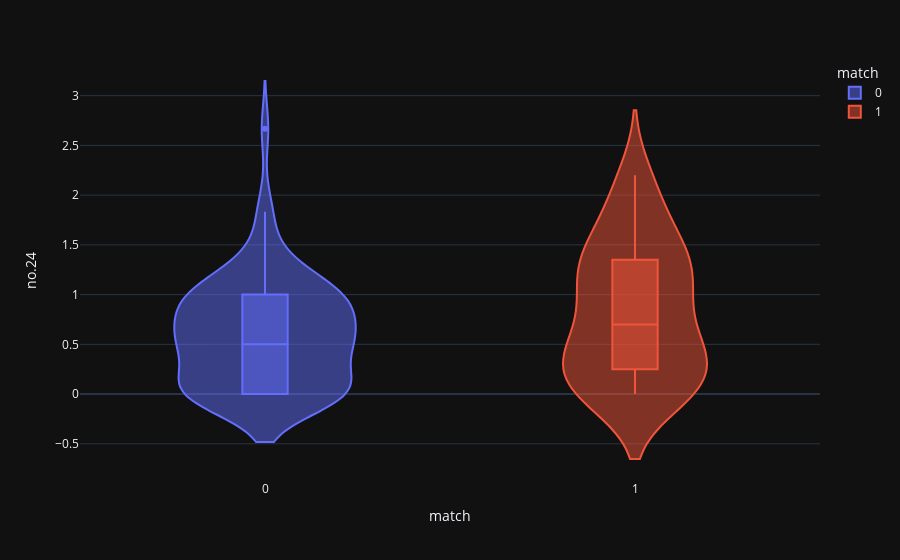
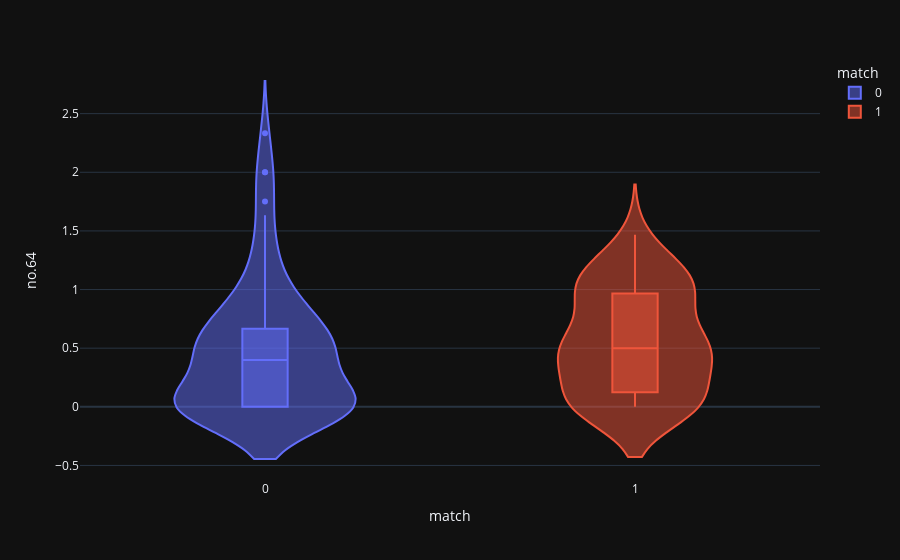
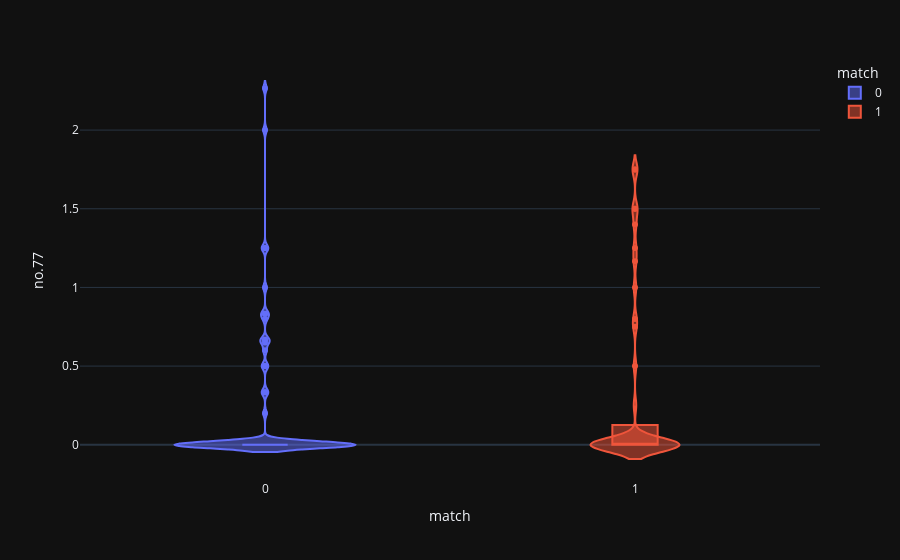
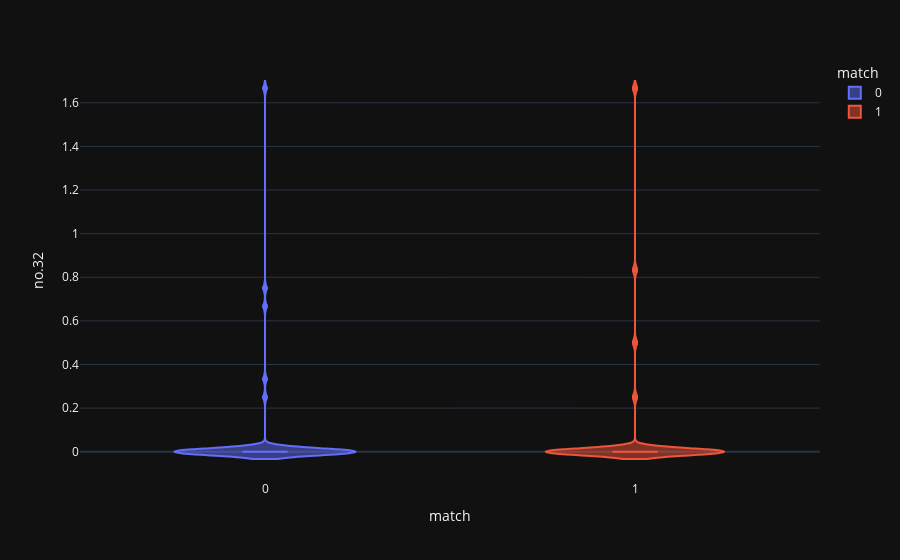

Notebook code for these charts, in order:
### Code cell
#由圖形可以得知，體內的葡萄糖含量、年紀、BMI是最有可能去引發糖尿病發的狀況。
violin('no.24')
violin('no.64')
violin('no.77')
violin('no.32')
violin('no.39')
violin('no.31')
violin('no.13')
violin('no.5')
violin('no.2')
violin('no.66')

### Figure 1 — Plotly figure (JSON) as saved in the notebook; plotly's stock layout.template omitted (floating-point values rounded to 4 significant figures)
{"data": [{"alignmentgroup": "True", "box": {"visible": true}, "hovertemplate": "match=%{x}<br>no.24=%{y}<extra></extra>", "legendgroup": "0", "marker": {"color": "#636efa"}, "name": "0", "offsetgroup": "0", "orientation": "v", "scalegroup": "True", "showlegend": true, "type": "violin", "x": [0, 0, 0, 0, 0, 0, 0, 0, 0, 0, 0, 0, 0, 0, 0, 0, 0, 0, 0, 0, 0, 0, 0, 0, 0, 0, 0, 0, 0, 0, 0, 0, 0, 0, 0, 0, 0, 0, 0, 0, 0, 0, 0, 0, 0, 0, 0, 0, 0, 0, 0, 0, 0, 0, 0, 0, 0, 0, 0, 0, 0, 0, 0, 0, 0, 0, 0, 0, 0, 0, 0, 0], "x0": " ", "xaxis": "x", "y": [1.833, 0, 1.4, 1.167, 1, 1.167, 0.5, 0, 0.8571, 1, 1.8, 0.65, 1, 0, 0, 0.8333, 1.417, 1.25, 2.667, 0, 0, 0, 0, 1, 0.6667, 0.5, 0, 0.5, 0.5, 0, 0.5, 0, 0.4, 0.5, 0.5, 0, 0.5833, 0.8333, 0.4, 0.6667, 0.8333, 0.25, 0, 0, 0, 0, 1, 0.5833, 0.2, 1, 0, 0.9333, 1, 0.5, 0.2, 1, 1.1, 0.4, 0.8333, 0.8333, 0, 1.2, 0.6667, 0.5, 0.9, 1, 0, 0.5, 0.8333, 0.25, 0.5333, 0], "y0": " ", "yaxis": "y"}, {"alignmentgroup": "True", "box": {"visible": true}, "hovertemplate": "match=%{x}<br>no.24=%{y}<extra></extra>", "legendgroup": "1", "marker": {"color": "#EF553B"}, "name": "1", "offsetgroup": "1", "orientation": "v", "scalegroup": "True", "showlegend": true, "type": "violin", "x": [1, 1, 1, 1, 1, 1, 1, 1, 1, 1, 1, 1, 1, 1, 1, 1, 1, 1, 1, 1, 1, 1, 1, 1, 1, 1, 1, 1, 1, 1, 1, 1, 1, 1, 1, 1, 1, 1, 1, 1, 1, 1, 1, 1, 1, 1, 1, 1], "x0": " ", "xaxis": "x", "y": [0, 0.4, 1.4, 0.8333, 1.35, 0.6, 1.15, 1.417, 1.75, 1, 2.083, 0.5, 0, 1.25, 0.25, 1.25, 1.8, 1, 0, 1.867, 0.3333, 1, 0.4, 0.5, 0, 1.5, 0.3333, 0, 0.3333, 1.65, 0.2, 2.2, 1, 1.25, 1.5, 0, 0, 0, 0, 0.65, 0.2, 0.75, 0.5, 1.1, 0.25, 1.35, 0.65, 2.2], "y0": " ", "yaxis": "y"}], "layout": {"legend": {"title": {"text": "match"}, "tracegroupgap": 0}, "margin": {"t": 60}, "violinmode": "overlay", "xaxis": {"anchor": "y", "categoryarray": [0, 1], "categoryorder": "array", "domain": [0, 1], "title": {"text": "match"}}, "yaxis": {"anchor": "x", "domain": [0, 1], "title": {"text": "no.24"}}}}

### Figure 2 — Plotly figure (JSON) as saved in the notebook; plotly's stock layout.template omitted (floating-point values rounded to 4 significant figures)
{"data": [{"alignmentgroup": "True", "box": {"visible": true}, "hovertemplate": "match=%{x}<br>no.64=%{y}<extra></extra>", "legendgroup": "0", "marker": {"color": "#636efa"}, "name": "0", "offsetgroup": "0", "orientation": "v", "scalegroup": "True", "showlegend": true, "type": "violin", "x": [0, 0, 0, 0, 0, 0, 0, 0, 0, 0, 0, 0, 0, 0, 0, 0, 0, 0, 0, 0, 0, 0, 0, 0, 0, 0, 0, 0, 0, 0, 0, 0, 0, 0, 0, 0, 0, 0, 0, 0, 0, 0, 0, 0, 0, 0, 0, 0, 0, 0, 0, 0, 0, 0, 0, 0, 0, 0, 0, 0, 0, 0, 0, 0, 0, 0, 0, 0, 0, 0, 0, 0], "x0": " ", "xaxis": "x", "y": [0, 1.25, 1, 0.7333, 1, 0, 0.5, 0.8333, 0.4524, 0.4, 0.4, 0.4, 0.25, 0, 0, 0.9167, 0.4, 1.333, 0.4, 0, 0.65, 0, 0, 0, 0.6667, 0.6667, 0, 0, 2.333, 0.5, 0, 0, 1.35, 0, 0.8333, 0, 0, 0, 2, 0.6667, 0, 0, 0.5, 0.6667, 0, 0, 0, 0.5, 2, 0.8333, 1, 0.6667, 0.5, 0, 0.3333, 0, 0, 0, 0, 0.5, 0.5, 0, 0.5, 0, 0.8333, 0.25, 0, 0, 1.75, 0.5, 1.633, 0.5], "y0": " ", "yaxis": "y"}, {"alignmentgroup": "True", "box": {"visible": true}, "hovertemplate": "match=%{x}<br>no.64=%{y}<extra></extra>", "legendgroup": "1", "marker": {"color": "#EF553B"}, "name": "1", "offsetgroup": "1", "orientation": "v", "scalegroup": "True", "showlegend": true, "type": "violin", "x": [1, 1, 1, 1, 1, 1, 1, 1, 1, 1, 1, 1, 1, 1, 1, 1, 1, 1, 1, 1, 1, 1, 1, 1, 1, 1, 1, 1, 1, 1, 1, 1, 1, 1, 1, 1, 1, 1, 1, 1, 1, 1, 1, 1, 1, 1, 1, 1], "x0": " ", "xaxis": "x", "y": [0.5, 0.5, 0.9333, 0, 0.4, 0.9333, 0.9333, 1.1, 0.25, 0, 1.167, 0.5, 1.167, 1, 1.25, 0.4, 0, 0, 0, 0, 0.75, 0.5, 1, 0.5, 0.8, 0, 1.167, 0.5, 1.467, 0.6, 0, 1.1, 0.65, 0, 1.25, 1, 0, 0.4, 1, 0, 0.6667, 0.5, 0, 0.5, 0.3333, 0.25, 0.25, 0.25], "y0": " ", "yaxis": "y"}], "layout": {"legend": {"title": {"text": "match"}, "tracegroupgap": 0}, "margin": {"t": 60}, "violinmode": "overlay", "xaxis": {"anchor": "y", "categoryarray": [0, 1], "categoryorder": "array", "domain": [0, 1], "title": {"text": "match"}}, "yaxis": {"anchor": "x", "domain": [0, 1], "title": {"text": "no.64"}}}}

### Figure 3 — Plotly figure (JSON) as saved in the notebook; plotly's stock layout.template omitted (floating-point values rounded to 4 significant figures)
{"data": [{"alignmentgroup": "True", "box": {"visible": true}, "hovertemplate": "match=%{x}<br>no.77=%{y}<extra></extra>", "legendgroup": "0", "marker": {"color": "#636efa"}, "name": "0", "offsetgroup": "0", "orientation": "v", "scalegroup": "True", "showlegend": true, "type": "violin", "x": [0, 0, 0, 0, 0, 0, 0, 0, 0, 0, 0, 0, 0, 0, 0, 0, 0, 0, 0, 0, 0, 0, 0, 0, 0, 0, 0, 0, 0, 0, 0, 0, 0, 0, 0, 0, 0, 0, 0, 0, 0, 0, 0, 0, 0, 0, 0, 0, 0, 0, 0, 0, 0, 0, 0, 0, 0, 0, 0, 0, 0, 0, 0, 0, 0, 0, 0, 0, 0, 0, 0, 0], "x0": " ", "xaxis": "x", "y": [0, 0, 0, 0, 0, 0, 0, 0, 0, 0, 0, 0, 0, 0, 0, 0, 0, 0, 0, 0, 0, 0, 0, 0, 0, 0, 0, 0, 0, 0, 0, 0, 0, 0.5, 0, 0, 0.3333, 1, 2, 0, 0, 0, 0.6667, 0, 0.3333, 0, 0.8333, 0, 2.267, 0, 0, 0, 0, 0, 0, 0, 0.8, 0, 1.25, 0, 0, 0.6, 0.2, 0.5, 0.65, 0.8333, 1.25, 0.6667, 0, 0, 0, 0], "y0": " ", "yaxis": "y"}, {"alignmentgroup": "True", "box": {"visible": true}, "hovertemplate": "match=%{x}<br>no.77=%{y}<extra></extra>", "legendgroup": "1", "marker": {"color": "#EF553B"}, "name": "1", "offsetgroup": "1", "orientation": "v", "scalegroup": "True", "showlegend": true, "type": "violin", "x": [1, 1, 1, 1, 1, 1, 1, 1, 1, 1, 1, 1, 1, 1, 1, 1, 1, 1, 1, 1, 1, 1, 1, 1, 1, 1, 1, 1, 1, 1, 1, 1, 1, 1, 1, 1, 1, 1, 1, 1, 1, 1, 1, 1, 1, 1, 1, 1], "x0": " ", "xaxis": "x", "y": [0, 0, 0, 0, 0, 0, 0, 0, 0, 0, 0, 0, 0, 0, 0, 0, 0, 0, 0, 0, 0, 0, 0, 0, 0, 0, 0, 0, 0, 0, 1.5, 1, 1.5, 0, 0, 0, 0, 0.25, 1.25, 0.75, 0.8, 1.75, 0.5, 0, 0, 1.167, 1.4, 1.75], "y0": " ", "yaxis": "y"}], "layout": {"legend": {"title": {"text": "match"}, "tracegroupgap": 0}, "margin": {"t": 60}, "violinmode": "overlay", "xaxis": {"anchor": "y", "categoryarray": [0, 1], "categoryorder": "array", "domain": [0, 1], "title": {"text": "match"}}, "yaxis": {"anchor": "x", "domain": [0, 1], "title": {"text": "no.77"}}}}

### Figure 4 — Plotly figure (JSON) as saved in the notebook; plotly's stock layout.template omitted (floating-point values rounded to 4 significant figures)
{"data": [{"alignmentgroup": "True", "box": {"visible": true}, "hovertemplate": "match=%{x}<br>no.32=%{y}<extra></extra>", "legendgroup": "0", "marker": {"color": "#636efa"}, "name": "0", "offsetgroup": "0", "orientation": "v", "scalegroup": "True", "showlegend": true, "type": "violin", "x": [0, 0, 0, 0, 0, 0, 0, 0, 0, 0, 0, 0, 0, 0, 0, 0, 0, 0, 0, 0, 0, 0, 0, 0, 0, 0, 0, 0, 0, 0, 0, 0, 0, 0, 0, 0, 0, 0, 0, 0, 0, 0, 0, 0, 0, 0, 0, 0, 0, 0, 0, 0, 0, 0, 0, 0, 0, 0, 0, 0, 0, 0, 0, 0, 0, 0, 0, 0, 0, 0, 0, 0], "x0": " ", "xaxis": "x", "y": [0.25, 0.75, 0, 0, 0, 0, 0, 0, 0, 0, 0, 0, 0, 0, 0, 0, 0, 0, 0, 0, 0, 0, 0, 0, 0, 0, 0, 0, 0, 0, 0, 0, 0, 0, 0, 0, 0.6667, 0, 0.3333, 1.667, 0, 0, 0, 0, 0, 0, 0, 0, 0, 0, 0, 0, 0, 0, 0, 0, 0, 0, 0, 0, 0, 0, 0, 0, 0, 0, 0, 0, 0, 0, 0, 0], "y0": " ", "yaxis": "y"}, {"alignmentgroup": "True", "box": {"visible": true}, "hovertemplate": "match=%{x}<br>no.32=%{y}<extra></extra>", "legendgroup": "1", "marker": {"color": "#EF553B"}, "name": "1", "offsetgroup": "1", "orientation": "v", "scalegroup": "True", "showlegend": true, "type": "violin", "x": [1, 1, 1, 1, 1, 1, 1, 1, 1, 1, 1, 1, 1, 1, 1, 1, 1, 1, 1, 1, 1, 1, 1, 1, 1, 1, 1, 1, 1, 1, 1, 1, 1, 1, 1, 1, 1, 1, 1, 1, 1, 1, 1, 1, 1, 1, 1, 1], "x0": " ", "xaxis": "x", "y": [0.5, 1.667, 0, 0, 0, 0, 0, 0, 0, 0, 0, 0, 0, 0, 0, 0, 0, 0, 0, 0, 0, 0, 0, 0, 0, 0, 0, 0, 0, 0, 0, 0.25, 0.8333, 0, 0, 0, 0, 0, 0, 0, 0, 0, 0, 0, 0, 0, 0, 0], "y0": " ", "yaxis": "y"}], "layout": {"legend": {"title": {"text": "match"}, "tracegroupgap": 0}, "margin": {"t": 60}, "violinmode": "overlay", "xaxis": {"anchor": "y", "categoryarray": [0, 1], "categoryorder": "array", "domain": [0, 1], "title": {"text": "match"}}, "yaxis": {"anchor": "x", "domain": [0, 1], "title": {"text": "no.32"}}}}
